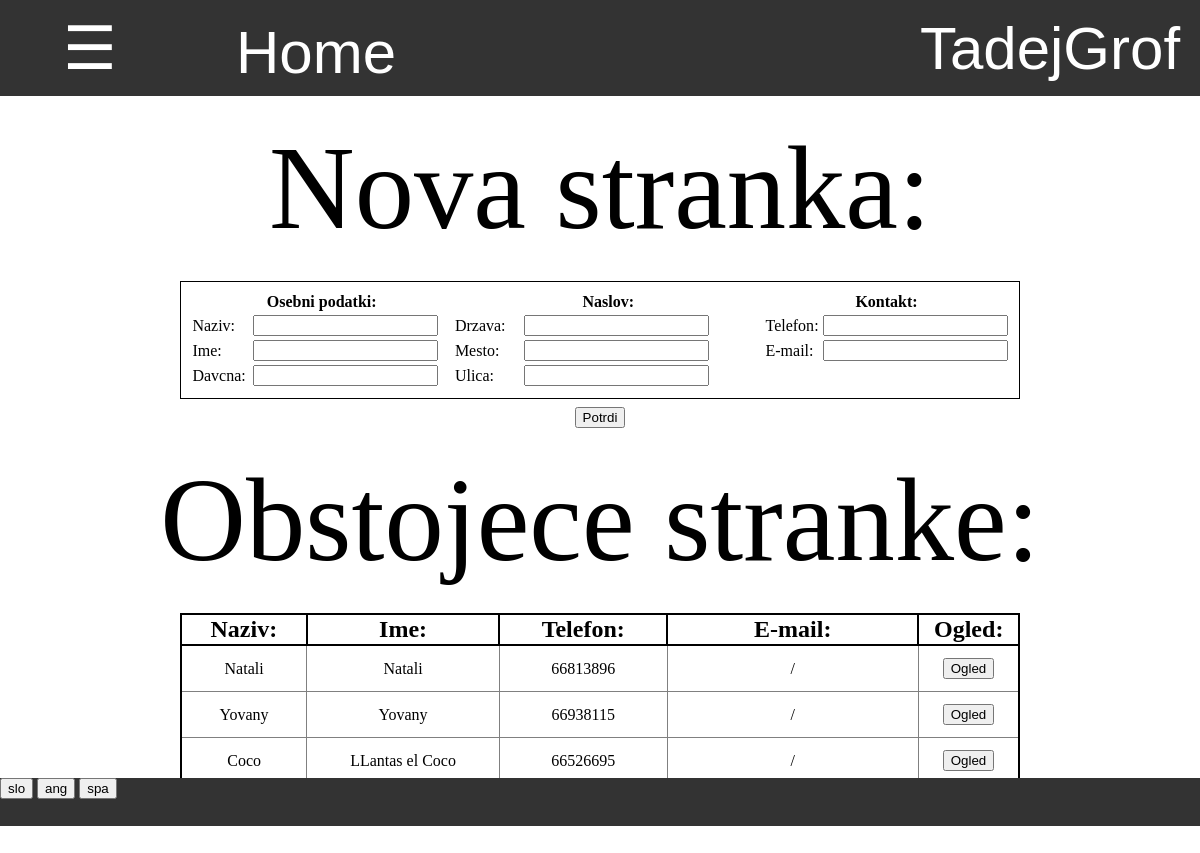
The page /pregled_strank/ (signed in) on the database its author committed.
### program/models.py (models this page shows, shortened)
class Profil(models.Model):
    user = models.OneToOneField(User,on_delete=models.CASCADE)
    jezik =  models.CharField(default="spa",max_length=3, choices=JEZIKI)
    aktivna_zaloga = models.ForeignKey(Zaloga, default=1, on_delete=models.CASCADE)
    dovoljene_zaloge = models.ManyToManyField(Zaloga, related_name = "dovoljene")
    stranka = models.OneToOneField(Stranka, on_delete=models.CASCADE, default=None, null=True, blank=True)
    celo_ime = models.CharField(default="",max_length=40)
    tip_banke = models.CharField(default="",max_length=40)
    stevilka_racuna = models.CharField(default="",max_length=40)
    telefon = models.CharField(default="",max_length=40)

### prodaja/models.py (models this page shows, shortened)
class Stranka(models.Model):
    prodaja = models.ForeignKey(Prodaja, default=1, on_delete=models.CASCADE)
    naziv = models.CharField(default="", max_length=30)
    ime = models.CharField(default="", max_length=30)
    telefon = models.CharField(default="", max_length=20)
    mail = models.CharField(default="",max_length=40)
    naslov = models.OneToOneField(Naslov, on_delete=models.CASCADE, default=0)
    davcna = models.CharField(default="", max_length=30)
    status = models.CharField(default='aktivno',max_length=10)
    stevilo_kupljenih = models.IntegerField(default=0)
    skupna_cena_kupljenih = models.DecimalField(decimal_places=1,max_digits=5,default=0)

### program/pregled_views.py (the view)
# urls.py: path('', pregled_views.pregled_strank, name='pregled_strank'),
def pregled_strank(request):
    stranke = Stranka.objects.all().filter(status = 'aktivno').order_by('skupna_cena_kupljenih')
    return pokazi_stran(request, 'pregled/pregled_strank.html', {'stranke': stranke})

### program/models.py (called while the page is built)
    @property
    def vrni_jezike(self):
        return JEZIKI

### request_funkcije.py (called while the page is built)
def vrni_slovar(request):
    with open('slovar.json') as dat:
        slovar = json.load(dat)
    return slovar

def pokazi_stran(request, html, baze={}):
    je_stranka = False
    program = Program.objects.first()
    zaloga = request.user.profil.aktivna_zaloga
    if request.user.profil.stranka != None:
        je_stranka = True
    slovar = {'je_stranka':je_stranka,'program':program,'slovar':vrni_slovar(request),'jezik':request.user.profil.jezik}
    slovar.update(baze)
    if not 'zaloga' in baze:
        slovar.update({'zaloga':zaloga})
    slovar.update({'zaloga_pk':slovar['zaloga'].pk})
    return render(request, html, slovar)

### zaloga/models.py (called while the page is built)
    @property
    def tipi_prodaj(self):
        return json.loads(self.tipi_prodaje)

### zaloga/templatetags/zaloga_exstras.py (called while the page is built)
@register.filter(name="ima_prodajo")
def ima_prodajo(zaloga,prodaja):
    return prodaja in zaloga.tipi_prodaj

@register.filter
def keyvalue(dict, key):
    return dict[key]

### program/templates/pregled/pregled_strank.html (shortened to what this page needs)
{% extends 'program/base.html' %}
{% load zaloga_exstras %}
{% block content %}
    {% if perms.prodaja.add_stranka %}
    <div class="title" style="margin-top:2%;font-size:5vh">
        {{slovar|keyvalue:'Nova stranka'|keyvalue:jezik}}:
    </div>
    <div style="display:inline-block;width:70%;text-align:center;margin-top:2%">
        <table style="padding:1%;border:1px solid black" class="tabela_podatkov">
            <tr>
                <th width="33%" colspan="2"> {{slovar|keyvalue:'Osebni podatki'|keyvalue:jezik}}: </th>
                <th width="42%" colspan="2"> {{slovar|keyvalue:'Naslov'|keyvalue:jezik}}: </th>
                <th width="25%" colspan="2"> {{slovar|keyvalue:'Kontakt'|keyvalue:jezik}}: </th>
            </tr>
            <tr>
                <td> {{slovar|keyvalue:'Naziv'|keyvalue:jezik}}: </td>
                <td> <input form="nova_stranka" name="naziv" type="text" required autocomplete="off"> </td>
                <td> {{slovar|keyvalue:'Drzava'|keyvalue:jezik}}: </td>
                <td> <input form="nova_stranka" name="drzava" type="text" required autocomplete="off"> </td>
                <td> {{slovar|keyvalue:'Telefon'|keyvalue:jezik}}: </td>
                <td> <input form="nova_stranka" name="telefon" type="text" autocomplete="off"> </td>
            </tr>
            <tr>
                <td> {{slovar|keyvalue:'Ime'|keyvalue:jezik}}: </td>
                <td> <input form="nova_stranka" name="ime" type="text" required autocomplete="off"> </td>
                <td> {{slovar|keyvalue:'Mesto'|keyvalue:jezik}}: </td>
                <td> <input form="nova_stranka" name="mesto" type="text" required autocomplete="off"> </td>
                <td> {{slovar|keyvalue:'E-mail'|keyvalue:jezik}}: </td>
                <td> <input form="nova_stranka" name="mail" type="text" autocomplete="off"> </td>
            </tr>
            <tr>
                <td> {{slovar|keyvalue:'Davcna'|keyvalue:jezik}}: </td>
                <td> <input form="nova_stranka" name="davcna" type="text" autocomplete="off"> </td>
                <td> {{slovar|keyvalue:'Ulica'|keyvalue:jezik}}: </td>
                <td> <input form="nova_stranka" name="naslov" type="text" required autocomplete="off"> </td>
            </tr>
        </table>
        <form id="nova_stranka" action="{% url 'nova_stranka' %}" method="POST">
            <input type="submit" value="{{slovar|keyvalue:'Potrdi'|keyvalue:jezik}}">
        </form>
    </div>
    {% endif %}
    <div class="title" style="font-size:5vh;margin:2%;">
        {{slovar|keyvalue:'Obstojece stranke'|keyvalue:jezik}}:
    </div>
    <div style="display:inline-block;width:70%;text-align:center">
        <table class="tabela_vnosov">
            <tr>
                <th width="15%"> {{slovar|keyvalue:'Naziv'|keyvalue:jezik}}: </th>
                <th width="23%"> {{slovar|keyvalue:'Ime'|keyvalue:jezik}}: </th>
                <th width="20%"> {{slovar|keyvalue:'Telefon'|keyvalue:jezik}}: </th>
                <th width="30%"> {{slovar|keyvalue:'E-mail'|keyvalue:jezik}}: </th>
                <th width="12%"> {{slovar|keyvalue:'Ogled'|keyvalue:jezik}}: </th>
            </tr>
            {% for stranka in stranke %}
                <tr>
                    <td> {{stranka.naziv}} </td>
                    <td> {{stranka.ime}} </td>
                    <td> {{stranka.telefon}} </td>
                    <td style="overflow:hidden"> {{stranka.mail}} </td>
                    <td>
                        <form action="{% url 'ogled_stranke' stranka.pk %}" method="GET">
                            <input type="submit" value="{{slovar|keyvalue:'Ogled'|keyvalue:jezik}}">
                        </form>
                    </td>
                </tr>
            {% endfor %}
        </table>
    </div>
{% endblock %}

### program/templates/css/navbar.html (shortened to what this page needs)
{% load zaloga_exstras %}
<div id="navbar" class="navbar">
    {% if je_stranka %}
        <div style="display:inline-block;width:28%"><a href="{% url 'stranka_pregled_narocil' %}" style="width:100%"> Pregled narocil </a></div>
        <div style="display:inline-block;width:22%"><a href="{% url 'stranka_zgodovina' %}" style="width:100%"> Zgodovina </a></div>
        <a style="width:15%" href="/">Home</a>
    {% else %}
        <button onclick="odpri()" class="nav" style="width:15%"> ☰ </button>
        <a style="width:20%" href="/">Home</a>
    {% endif %}
    <div class="racun dropdown" id="racun">
        <button class="dropbtn" >{{ user.get_username }}
        </button>
    </div>
</div>

### program/static/css/footer.css (style rules this page uses)
div { margin: 0%; padding: 0%; }
div input { margin: 0%; }
div form { margin:0%; padding: 0% }

### program/templates/program/base.html (style rules this page uses)
body { margin: 0%; padding: 0%; overflow:hidden; }
div { margin: 0%; padding: 0%; }

### program/templates/css/tabele.html (style rules this page uses)
table.tabela_vnosov { width:100%; border-spacing:0; border: 2px solid black; border-collapse: collapse; padding:0.5%; table-layout:"fixed" }
table.tabela_vnosov th { border: 2px solid black; border-collapse: collapse; font-size: 150%; }
table.tabela_vnosov td { font-size: 100%; text-align: center; border: 1px solid grey; padding: 1vmin; border-collapse: collapse; }
table.tabela_podatkov { width:100%; margin-bottom:1%; }

### program/templates/css/navbar.html (style rules this page uses)
.navbar { overflow: hidden; background-color: #333; font-family: Arial; height:12% }
.navbar a { float: left; font-size: 5vmin; color: white; text-align: center; padding: 18px 16px; text-decoration:none; height:100%; }
.navbar .dropdown, .nav { float: left; height:100%; width:100%; margin:0; overflow:hidden; }
.navbar .dropdown .dropbtn, .nav { font-size: 5vmin; border: none; outline: none; color: white; padding: 12px 16px; width:100%; height:100%; background-color: inherit; font-family: inherit; margin: 0; }
.navbar .racun { float:right; width:300px; overflow:hidden }

### rows shown on the page
Profil: jezik "Nova stranka", jezik "Osebni podatki", jezik "Naslov", jezik "Kontakt", jezik "Naziv", jezik "Drzava", jezik "Telefon", jezik "Ime", jezik "Mesto", jezik "E-mail", jezik "Davcna", jezik "Ulica", jezik "Potrdi", jezik "Obstojece stranke", jezik "Ogled"
Stranka: naziv "Natali", ime "Natali", telefon "66813896", mail "/"
Stranka: naziv "Yovany", ime "Yovany", telefon "66938115", mail "/"
Stranka: naziv "Coco", ime "LLantas el Coco", telefon "66526695", mail "/"

### other values the page prints
{{ user.get_username }} "TadejGrof"
